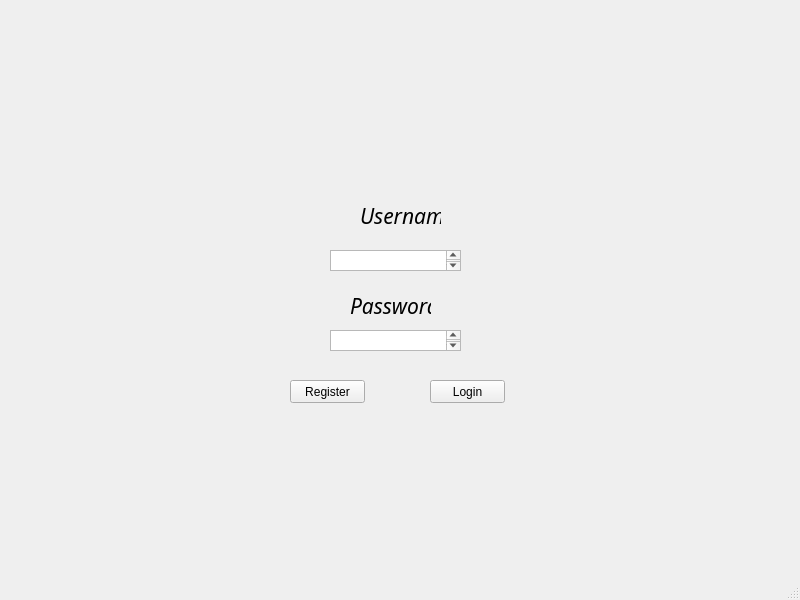
<?xml version="1.0" encoding="UTF-8"?>
<ui version="4.0">
 <class>MainWindow</class>
 <widget class="QMainWindow" name="MainWindow">
  <property name="geometry">
   <rect>
    <x>0</x>
    <y>0</y>
    <width>800</width>
    <height>600</height>
   </rect>
  </property>
  <property name="windowTitle">
   <string>MainWindow</string>
  </property>
  <widget class="QWidget" name="centralwidget">
   <widget class="QPushButton" name="pushButton">
    <property name="geometry">
     <rect>
      <x>430</x>
      <y>380</y>
      <width>75</width>
      <height>23</height>
     </rect>
    </property>
    <property name="text">
     <string>Login</string>
    </property>
   </widget>
   <widget class="QPushButton" name="pushButton_2">
    <property name="geometry">
     <rect>
      <x>290</x>
      <y>380</y>
      <width>75</width>
      <height>23</height>
     </rect>
    </property>
    <property name="text">
     <string>Register</string>
    </property>
   </widget>
   <widget class="QTextEdit" name="textEdit">
    <property name="geometry">
     <rect>
      <x>330</x>
      <y>250</y>
      <width>131</width>
      <height>21</height>
     </rect>
    </property>
   </widget>
   <widget class="QTextEdit" name="textEdit_2">
    <property name="geometry">
     <rect>
      <x>330</x>
      <y>330</y>
      <width>131</width>
      <height>21</height>
     </rect>
    </property>
   </widget>
   <widget class="QLabel" name="label">
    <property name="geometry">
     <rect>
      <x>360</x>
      <y>200</y>
      <width>81</width>
      <height>31</height>
     </rect>
    </property>
    <property name="font">
     <font>
      <family>Vivaldi</family>
      <pointsize>16</pointsize>
      <italic>true</italic>
     </font>
    </property>
    <property name="text">
     <string>Username</string>
    </property>
   </widget>
   <widget class="QLabel" name="label_2">
    <property name="geometry">
     <rect>
      <x>350</x>
      <y>290</y>
      <width>81</width>
      <height>31</height>
     </rect>
    </property>
    <property name="font">
     <font>
      <family>Vivaldi</family>
      <pointsize>16</pointsize>
      <italic>true</italic>
     </font>
    </property>
    <property name="text">
     <string>Password</string>
    </property>
   </widget>
  </widget>
  <widget class="QMenuBar" name="menubar">
   <property name="geometry">
    <rect>
     <x>0</x>
     <y>0</y>
     <width>800</width>
     <height>21</height>
    </rect>
   </property>
  </widget>
  <widget class="QStatusBar" name="statusbar"/>
 </widget>
 <resources/>
 <connections/>
</ui>
